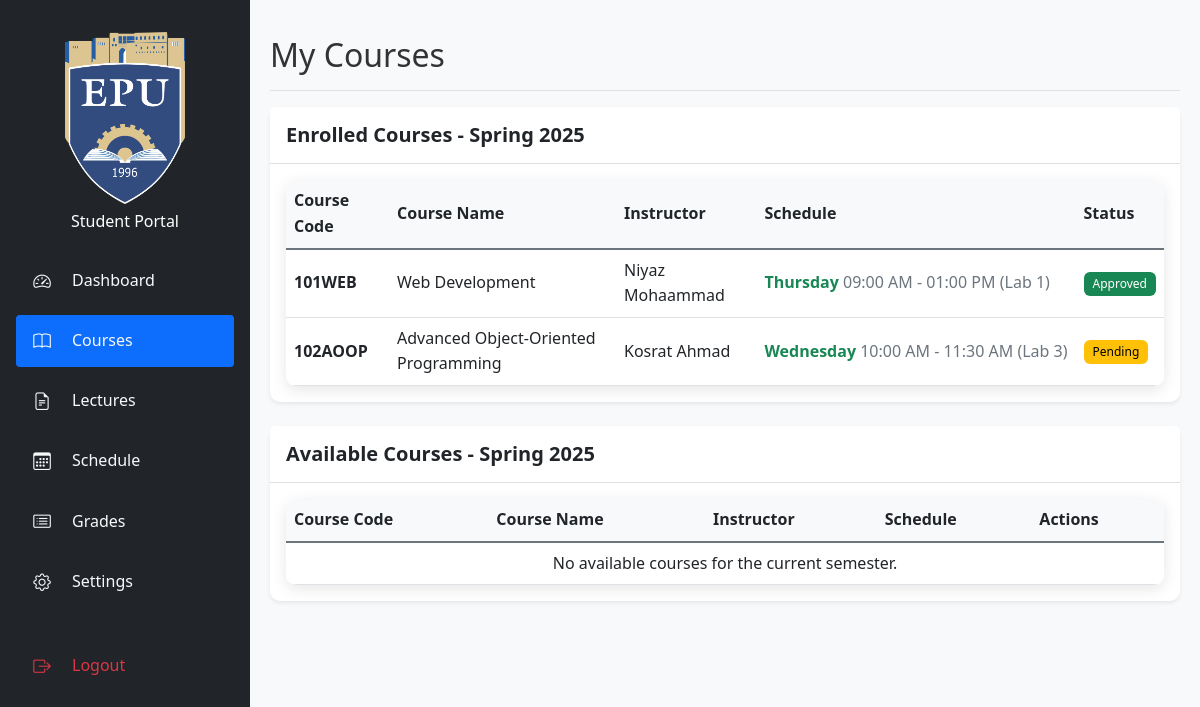
/src/student/courses.php (signed in), run on the app's committed database.
### tables this page shows
CREATE TABLE `courses` (
  `id` int(11) NOT NULL,
  `course_code` varchar(20) NOT NULL,
  `course_name` varchar(100) NOT NULL,
  `instructor` varchar(100) NOT NULL,
  `schedule` varchar(100) NOT NULL,
  `department` varchar(100) NOT NULL,
  `credits` int(11) NOT NULL,
  `description` text DEFAULT NULL,
  `created_at` timestamp NOT NULL DEFAULT current_timestamp(),
  `updated_at` timestamp NOT NULL DEFAULT current_timestamp() ON UPDATE current_timestamp()
);

CREATE TABLE `schedules` (
  `id` int(11) NOT NULL,
  `course_id` int(11) NOT NULL,
  `day` varchar(10) NOT NULL,
  `start_time` time NOT NULL,
  `end_time` time NOT NULL,
  `room` varchar(50) NOT NULL,
  `created_at` timestamp NOT NULL DEFAULT current_timestamp(),
  `updated_at` timestamp NOT NULL DEFAULT current_timestamp() ON UPDATE current_timestamp()
);

CREATE TABLE `enrollments` (
  `id` int(11) NOT NULL,
  `student_id` int(11) NOT NULL,
  `course_id` int(11) NOT NULL,
  `semester` varchar(20) NOT NULL,
  `year` int(11) NOT NULL,
  `grade` varchar(2) DEFAULT NULL,
  `created_at` timestamp NOT NULL DEFAULT current_timestamp(),
  `updated_at` timestamp NOT NULL DEFAULT current_timestamp() ON UPDATE current_timestamp(),
  `status` enum('pending','approved','rejected') NOT NULL DEFAULT 'pending',
  `numeric_grade` decimal(5,2) DEFAULT NULL,
  `updated_by` varchar(10) DEFAULT NULL COMMENT 'Format: T123 for teachers, A123 for admins'
);

### src/student/courses.php (the view, shortened to what this page needs)
<?php
$db = get_db_connection();
$current_month = date('n');
$current_year = date('Y');
$semester = ($current_month >= 1 && $current_month <= 5) ? 'Spring' :
           (($current_month >= 6 && $current_month <= 8) ? 'Summer' : 'Fall');
$student_id = $_SESSION['user_id'];
$stmt = $db->prepare("
    SELECT c.*, s.day, s.start_time, s.end_time, s.room, e.grade, e.status
    FROM courses c
    JOIN enrollments e ON c.id = e.course_id
    LEFT JOIN schedules s ON c.id = s.course_id
    WHERE e.student_id = ? AND e.semester = ? AND e.year = ?
    ORDER BY c.course_code
");
$stmt->bind_param("isi", $student_id, $semester, $current_year);
$stmt->execute();
$enrolled_courses = $stmt->get_result();
$stmt = $db->prepare("
    SELECT c.*, s.day, s.start_time, s.end_time, s.room
    FROM courses c
    LEFT JOIN schedules s ON c.id = s.course_id
    WHERE c.id NOT IN (
        SELECT course_id
        FROM enrollments
        WHERE student_id = ? AND semester = ? AND year = ? AND status != 'rejected'
    )
    ORDER BY c.course_code
");
$stmt->bind_param("isi", $student_id, $semester, $current_year);
$stmt->execute();
$available_courses = $stmt->get_result();
?>
<!DOCTYPE html>
<html lang="en">
<head>
    <link href="https://cdn.jsdelivr.net/npm/bootstrap@5.3.0/dist/css/bootstrap.min.css" rel="stylesheet">
    <link rel="stylesheet" href="https://cdn.jsdelivr.net/npm/bootstrap-icons@1.7.2/font/bootstrap-icons.css">
    <link rel="stylesheet" href="../assets/css/style.css">
    <link rel="stylesheet" href="../assets/css/student.css">
</head>
<body>
    <div class="container-fluid">
        <div class="row">
            <?php include 'sidebar.php'; ?>
            <div class="col-md-9 col-lg-10 main-content">
                <div class="d-flex justify-content-between flex-wrap flex-md-nowrap align-items-center pt-3 pb-2 mb-3 border-bottom">
                    <h1 class="h2">My Courses</h1>
                </div>
                <div class="card mb-4">
                    <div class="card-header">
                        <h5 class="card-title">Enrolled Courses - <?php echo $semester . ' ' . $current_year; ?></h5>
                    </div>
                    <div class="card-body">
                        <div class="table-responsive">
                            <table class="table table-hover course-table">
                                <thead>
                                    <tr>
                                        <th>Course Code</th>
                                        <th>Course Name</th>
                                        <th>Instructor</th>
                                        <th>Schedule</th>
                                        <th>Status</th>
                                    </tr>
                                </thead>
                                <tbody>
                                    <?php if ($enrolled_courses->num_rows > 0): ?>
                                        <?php while ($course = $enrolled_courses->fetch_assoc()): ?>
                                            <tr>
                                                <td class="course-code"><?php echo htmlspecialchars($course['course_code']); ?></td>
                                                <td class="course-name"><?php echo htmlspecialchars($course['course_name']); ?></td>
                                                <td class="instructor"><?php echo htmlspecialchars($course['instructor']); ?></td>
                                                <td class="schedule">
                                                    <?php
                                                    if ($course['day'] && $course['start_time'] && $course['end_time']) {
                                                        echo '<span class="day">' . htmlspecialchars($course['day']) . '</span> ';
                                                        echo '<span class="time">' . date('h:i A', strtotime($course['start_time'])) . ' - ' .
                                                             date('h:i A', strtotime($course['end_time'])) . '</span>';
                                                        if ($course['room']) {
                                                            echo ' <span class="room">(' . htmlspecialchars($course['room']) . ')</span>';
                                                        }
                                                    } else {
                                                        echo '<span class="text-muted">TBA</span>';
                                                    }
                                                    ?>
                                                </td>
                                                <td>
                                                    <?php
                                                    $status_class = [
                                                        'pending' => 'warning',
                                                        'approved' => 'success',
                                                        'rejected' => 'danger'
                                                    ][$course['status']];
                                                    ?>
                                                    <span class="badge bg-<?php echo $status_class; ?>">
                                                        <?php echo ucfirst($course['status']); ?>
                                                    </span>
                                                </td>
                                            </tr>
                                        <?php endwhile; ?>
                                    <?php else: ?>
                                        <tr>
                                            <td colspan="6" class="text-center">No courses enrolled for the current semester.</td>
                                        </tr>
                                    <?php endif; ?>
                                </tbody>
                            </table>
                        </div>
                    </div>
                </div>
                <div class="card">
                    <div class="card-header">
                        <h5 class="card-title">Available Courses - <?php echo $semester . ' ' . $current_year; ?></h5>
                    </div>
                    <div class="card-body">
                        <div class="table-responsive">
                            <table class="table table-hover course-table">
                                <thead>
                                    <tr>
                                        <th>Course Code</th>
                                        <th>Course Name</th>
                                        <th>Instructor</th>
                                        <th>Schedule</th>
                                        <th>Actions</th>
                                    </tr>
                                </thead>
                                <tbody>
                                    <?php if ($available_courses->num_rows > 0): ?>
                                        <?php while ($course = $available_courses->fetch_assoc()): ?>
                                            <tr>
                                                <td class="course-code"><?php echo htmlspecialchars($course['course_code']); ?></td>
                                                <td class="course-name"><?php echo htmlspecialchars($course['course_name']); ?></td>
                                                <td class="instructor"><?php echo htmlspecialchars($course['instructor']); ?></td>
                                                <td class="schedule">
                                                    <?php
                                                    if ($course['day'] && $course['start_time'] && $course['end_time']) {
                                                        echo '<span class="day">' . htmlspecialchars($course['day']) . '</span> ';
                                                        echo '<span class="time">' . date('h:i A', strtotime($course['start_time'])) . ' - ' .
                                                             date('h:i A', strtotime($course['end_time'])) . '</span>';
                                                        if ($course['room']) {
                                                            echo ' <span class="room">(' . htmlspecialchars($course['room']) . ')</span>';
                                                        }
                                                    } else {
                                                        echo '<span class="text-muted">TBA</span>';
                                                    }
                                                    ?>
                                                </td>
                                                <td class="actions">
                                                    <form action="courses.php" method="POST" class="d-inline">
                                                        <input type="hidden" name="course_id" value="<?php echo $course['id']; ?>">
                                                        <button type="submit" class="btn btn-sm btn-primary enroll-btn">
                                                            <i class="bi bi-plus-circle me-1"></i> Enroll
                                                        </button>
                                                    </form>
                                                </td>
                                            </tr>
                                        <?php endwhile; ?>
                                    <?php else: ?>
                                        <tr>
                                            <td colspan="5" class="text-center">No available courses for the current semester.</td>
                                        </tr>
                                    <?php endif; ?>
                                </tbody>
                            </table>
                        </div>
                    </div>
                </div>
            </div>
        </div>
    </div>
</body>
</html>

### src/assets/css/style.css (style rules this page uses)
:root { --primary-color: #0d6efd; --secondary-color: #6c757d; --success-color: #198754; --danger-color: #dc3545; --warning-color: #ffc107; --info-color: #0dcaf0; --light-color: #f8f9fa; --dark-color: #212529; --sidebar-width: 250px; --header-height: 60px; }
html { font-size: 16px; }
body { font-family: 'Segoe UI', Tahoma, Geneva, Verdana, sans-serif; line-height: 1.6; color: #333; min-height: 100vh; display: flex; flex-direction: column; overflow-x: hidden; }
.card { border: none; border-radius: 10px; transition: transform 0.3s ease, box-shadow 0.3s ease; margin-bottom: 1rem; }
.bg-success { background-color: var(--success-color) !important; }
.bg-warning { background-color: var(--warning-color) !important; }
.table-responsive { border-radius: 10px; box-shadow: 0 4px 15px rgba(0, 0, 0, 0.1); }
.table { margin-bottom: 0; }
.main-content { margin-left: var(--sidebar-width); transition: margin-left 0.3s ease; width: calc(100% - var(--sidebar-width)); }
.table th { background-color: var(--light-color); border-bottom: 2px solid var(--secondary-color); }
.course-table th, .course-table td { vertical-align: middle; }
.course-code { font-weight: 600; color: var(--primary-color); }
.course-name { color: var(--dark-color); }
.instructor { color: var(--secondary-color); }
.schedule .day { font-weight: 600; color: var(--primary-color); }
.schedule .time { color: var(--dark-color); }
.schedule .room { color: var(--secondary-color); }
.course-code { color: white; font-size: 1rem; font-weight: 600; }
.course-name { color: rgba(255, 255, 255, 0.9); margin-bottom: 0.5rem; font-weight: 500; }
.table-responsive { margin-bottom: 1rem; overflow-x: auto; -webkit-overflow-scrolling: touch; }

### src/assets/css/student.css (style rules this page uses)
.course-table { width: 100%; margin-bottom: 0; }
.course-table th { background-color: #f8f9fa; font-weight: 600; }
.course-code { font-weight: 600; color: #0d6efd; }
.course-name { color: #212529; }
.instructor { color: #6c757d; }
.schedule { white-space: nowrap; }
.schedule .day { font-weight: 600; color: #198754; }
.schedule .time { color: #6c757d; }
.schedule .room { color: #6c757d; }
.main-content { padding: 20px; background-color: #f8f9fa; min-height: 100vh; transition: margin-left 0.3s ease; }
.card { box-shadow: 0 0.125rem 0.25rem rgba(0, 0, 0, 0.075); border: none; margin-bottom: 1.5rem; }
.card-header { background-color: #fff; border-bottom: 1px solid rgba(0, 0, 0, 0.125); padding: 1rem; }
.card-title { margin-bottom: 0; color: #212529; font-weight: 600; }
.badge { padding: 0.5em 0.75em; font-weight: 500; }
.table-responsive { margin-bottom: 0; }
.bg-warning { background-color: #ffc107 !important; color: #000 !important; }
.bg-success { background-color: #198754 !important; color: #fff !important; }

### data on the page
courses: course_code "101WEB", course_name "Web Development", instructor "Niyaz Mohaammad", schedules.day "Thursday", schedules.start_time "09:00 AM", schedules.end_time "01:00 PM", schedules.room "Lab 1", enrollments.status "Approved"
courses: course_code "102AOOP", course_name "Advanced Object-Oriented Programming", instructor "Kosrat Ahmad", schedules.day "Wednesday", schedules.start_time "10:00 AM", schedules.end_time "11:30 AM", schedules.room "Lab 3", enrollments.status "Pending"

### other printed values
$semester "Spring"
